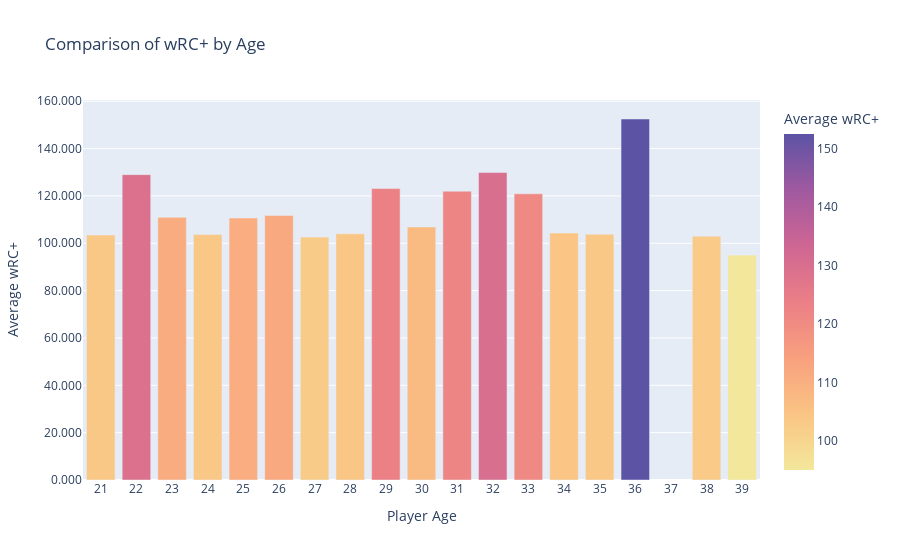

Source (notebook cell):
### Markdown cell above
### Comparing average WRC+ by age

### Code cell
import pandas as pd
import plotly.express as px 

# Load the Combined file
df_combined = pd.read_csv('combined_mlb_data.csv')

# Converting wRC+ to numeric, handling errors
df_combined['wRC+'] = pd.to_numeric(df_combined['wRC+'], errors='coerce')

# Dropping rows with missing Age or wRC+ for accurate grouping
df_combined = df_combined.dropna(subset=['Age', 'wRC+'])

# Calculating the average wRC+ for each unique Age
wrc_plus_by_age = df_combined.groupby('Age')['wRC+'].mean().reset_index()
wrc_plus_by_age = wrc_plus_by_age.rename(columns={'wRC+': 'Average wRC+'})

#Creating plot
fig = px.bar(
    wrc_plus_by_age,  
    x='Age',
    y='Average wRC+',  
    title='Comparison of wRC+ by Age',
    labels={'Average wRC+': 'Average wRC+', 'Age': 'Player Age'},
    color='Average wRC+',  
    color_continuous_scale=px.colors.sequential.Sunset
)

# Customizing the layout 
fig.update_layout(
    xaxis={'tickmode': 'linear'}, 
    yaxis_tickformat='.3f',        
    xaxis_title='Player Age',
    yaxis_title='Average wRC+'
)

# Displaying the plot
fig.show()

### Figure 1 — Plotly figure (JSON) as saved in the notebook; plotly's stock layout.template omitted (floating-point values rounded to 4 significant figures)
{"data": [{"hovertemplate": "Player Age=%{x}<br>Average wRC+=%{marker.color}<extra></extra>", "legendgroup": "", "marker": {"color": [103.5, 129.0, 111.0, 103.7, 110.7, 111.7, 102.6, 104.0, 123.1, 106.9, 122.0, 129.9, 120.9, 104.3, 103.8, 152.5, 103.0, 95.0], "coloraxis": "coloraxis", "pattern": {"shape": ""}}, "name": "", "orientation": "v", "showlegend": false, "textposition": "auto", "type": "bar", "x": [21, 22, 23, 24, 25, 26, 27, 28, 29, 30, 31, 32, 33, 34, 35, 36, 38, 39], "xaxis": "x", "y": [103.5, 129.0, 111.0, 103.7, 110.7, 111.7, 102.6, 104.0, 123.1, 106.9, 122.0, 129.9, 120.9, 104.3, 103.8, 152.5, 103.0, 95.0], "yaxis": "y"}], "layout": {"barmode": "relative", "coloraxis": {"colorbar": {"title": {"text": "Average wRC+"}}, "colorscale": [[0, "rgb(243, 231, 155)"], [0.1667, "rgb(250, 196, 132)"], [0.3333, "rgb(248, 160, 126)"], [0.5, "rgb(235, 127, 134)"], [0.6667, "rgb(206, 102, 147)"], [0.8333, "rgb(160, 89, 160)"], [1, "rgb(92, 83, 165)"]]}, "legend": {"tracegroupgap": 0}, "title": {"text": "Comparison of wRC+ by Age"}, "xaxis": {"anchor": "y", "domain": [0, 1], "tickmode": "linear", "title": {"text": "Player Age"}}, "yaxis": {"anchor": "x", "domain": [0, 1], "tickformat": ".3f", "title": {"text": "Average wRC+"}}}}
